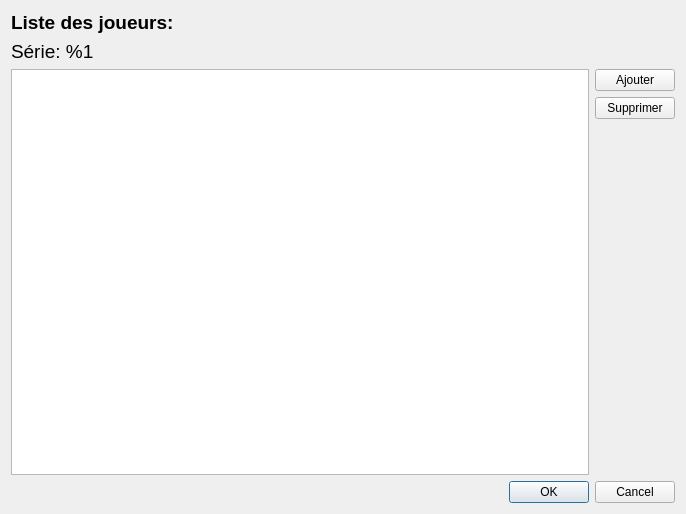
<?xml version="1.0" encoding="UTF-8"?>
<ui version="4.0">
 <class>DialogPlayerList</class>
 <widget class="QDialog" name="DialogPlayerList">
  <property name="geometry">
   <rect>
    <x>0</x>
    <y>0</y>
    <width>686</width>
    <height>514</height>
   </rect>
  </property>
  <property name="windowTitle">
   <string>Joueur de la série</string>
  </property>
  <layout class="QVBoxLayout" name="verticalLayout_2">
   <item>
    <widget class="QLabel" name="label">
     <property name="font">
      <font>
       <pointsize>14</pointsize>
       <bold>true</bold>
      </font>
     </property>
     <property name="text">
      <string>Liste des joueurs:</string>
     </property>
    </widget>
   </item>
   <item>
    <widget class="QLabel" name="labelSerie">
     <property name="font">
      <font>
       <pointsize>14</pointsize>
       <bold>false</bold>
      </font>
     </property>
     <property name="text">
      <string>Série: %1</string>
     </property>
    </widget>
   </item>
   <item>
    <layout class="QHBoxLayout" name="horizontalLayout">
     <item>
      <widget class="QTreeView" name="treeView">
       <property name="sortingEnabled">
        <bool>true</bool>
       </property>
      </widget>
     </item>
     <item>
      <layout class="QVBoxLayout" name="verticalLayout">
       <item>
        <widget class="QPushButton" name="pushButtonAdd">
         <property name="text">
          <string>Ajouter</string>
         </property>
        </widget>
       </item>
       <item>
        <widget class="QPushButton" name="pushButtonRemove">
         <property name="text">
          <string>Supprimer</string>
         </property>
        </widget>
       </item>
       <item>
        <spacer name="verticalSpacer">
         <property name="orientation">
          <enum>Qt::Vertical</enum>
         </property>
         <property name="sizeHint" stdset="0">
          <size>
           <width>20</width>
           <height>40</height>
          </size>
         </property>
        </spacer>
       </item>
      </layout>
     </item>
    </layout>
   </item>
   <item>
    <widget class="QDialogButtonBox" name="buttonBox">
     <property name="orientation">
      <enum>Qt::Horizontal</enum>
     </property>
     <property name="standardButtons">
      <set>QDialogButtonBox::Cancel|QDialogButtonBox::Ok</set>
     </property>
    </widget>
   </item>
  </layout>
 </widget>
 <resources/>
 <connections>
  <connection>
   <sender>buttonBox</sender>
   <signal>rejected()</signal>
   <receiver>DialogPlayerList</receiver>
   <slot>reject()</slot>
   <hints>
    <hint type="sourcelabel">
     <x>316</x>
     <y>260</y>
    </hint>
    <hint type="destinationlabel">
     <x>286</x>
     <y>274</y>
    </hint>
   </hints>
  </connection>
 </connections>
</ui>
